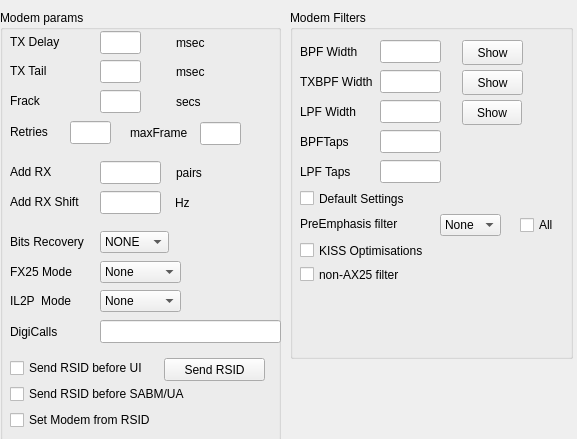
     <widget class="QWidget" name="scrollAreaWidgetContents">
      <property name="geometry">
       <rect>
        <x>0</x>
        <y>0</y>
        <width>577</width>
        <height>439</height>
       </rect>
      </property>
      <widget class="QGroupBox" name="filtersA">
       <property name="geometry">
        <rect>
         <x>290</x>
         <y>10</y>
         <width>283</width>
         <height>349</height>
        </rect>
       </property>
       <property name="title">
        <string>Modem Filters</string>
       </property>
       <widget class="QPushButton" name="showBPF_A">
        <property name="geometry">
         <rect>
          <x>172</x>
          <y>30</y>
          <width>61</width>
          <height>25</height>
         </rect>
        </property>
        <property name="text">
         <string>Show</string>
        </property>
       </widget>
       <widget class="QPushButton" name="showTXBPF_A">
        <property name="geometry">
         <rect>
          <x>172</x>
          <y>60</y>
          <width>61</width>
          <height>25</height>
         </rect>
        </property>
        <property name="text">
         <string>Show</string>
        </property>
       </widget>
       <widget class="QPushButton" name="showLPF_A">
        <property name="geometry">
         <rect>
          <x>172</x>
          <y>90</y>
          <width>60</width>
          <height>25</height>
         </rect>
        </property>
        <property name="text">
         <string>Show</string>
        </property>
       </widget>
       <widget class="QLineEdit" name="BPFWidthA">
        <property name="geometry">
         <rect>
          <x>90</x>
          <y>30</y>
          <width>61</width>
          <height>23</height>
         </rect>
        </property>
       </widget>
       <widget class="QLabel" name="label">
        <property name="geometry">
         <rect>
          <x>10</x>
          <y>30</y>
          <width>71</width>
          <height>23</height>
         </rect>
        </property>
        <property name="text">
         <string>BPF Width</string>
        </property>
       </widget>
       <widget class="QLabel" name="label_2">
        <property name="geometry">
         <rect>
          <x>10</x>
          <y>60</y>
          <width>81</width>
          <height>23</height>
         </rect>
        </property>
        <property name="text">
         <string>TXBPF Width</string>
        </property>
       </widget>
       <widget class="QLineEdit" name="TXBPFWidthA">
        <property name="geometry">
         <rect>
          <x>90</x>
          <y>60</y>
          <width>61</width>
          <height>23</height>
         </rect>
        </property>
       </widget>
       <widget class="QLabel" name="label_3">
        <property name="geometry">
         <rect>
          <x>10</x>
          <y>90</y>
          <width>71</width>
          <height>23</height>
         </rect>
        </property>
        <property name="text">
         <string>LPF Width</string>
        </property>
       </widget>
       <widget class="QLineEdit" name="LPFWidthA">
        <property name="geometry">
         <rect>
          <x>90</x>
          <y>90</y>
          <width>61</width>
          <height>23</height>
         </rect>
        </property>
       </widget>
       <widget class="QLineEdit" name="BPFTapsA">
        <property name="geometry">
         <rect>
          <x>90</x>
          <y>120</y>
          <width>61</width>
          <height>23</height>
         </rect>
        </property>
       </widget>
       <widget class="QLineEdit" name="LPFTapsA">
        <property name="geometry">
         <rect>
          <x>90</x>
          <y>150</y>
          <width>61</width>
          <height>23</height>
         </rect>
        </property>
       </widget>
       <widget class="QComboBox" name="preEmphA">
        <property name="geometry">
         <rect>
          <x>150</x>
          <y>204</y>
          <width>61</width>
          <height>22</height>
         </rect>
        </property>
        <item>
         <property name="text">
          <string>None</string>
         </property>
        </item>
        <item>
         <property name="text">
          <string>6 dB</string>
         </property>
        </item>
        <item>
         <property name="text">
          <string>12 dB</string>
         </property>
        </item>
       </widget>
       <widget class="QCheckBox" name="DefaultA">
        <property name="geometry">
         <rect>
          <x>10</x>
          <y>180</y>
          <width>161</width>
          <height>17</height>
         </rect>
        </property>
        <property name="text">
         <string>Default Settings</string>
        </property>
       </widget>
       <widget class="QCheckBox" name="KISSOptA">
        <property name="geometry">
         <rect>
          <x>10</x>
          <y>232</y>
          <width>166</width>
          <height>17</height>
         </rect>
        </property>
        <property name="text">
         <string>KISS Optimisations</string>
        </property>
       </widget>
       <widget class="QCheckBox" name="nonAX25A">
        <property name="geometry">
         <rect>
          <x>10</x>
          <y>256</y>
          <width>176</width>
          <height>17</height>
         </rect>
        </property>
        <property name="text">
         <string>non-AX25 filter</string>
        </property>
       </widget>
       <widget class="QLabel" name="label_4">
        <property name="geometry">
         <rect>
          <x>10</x>
          <y>120</y>
          <width>71</width>
          <height>23</height>
         </rect>
        </property>
        <property name="text">
         <string>BPFTaps</string>
        </property>
       </widget>
       <widget class="QLabel" name="label_5">
        <property name="geometry">
         <rect>
          <x>10</x>
          <y>150</y>
          <width>71</width>
          <height>23</height>
         </rect>
        </property>
        <property name="text">
         <string>LPF Taps</string>
        </property>
       </widget>
       <widget class="QLabel" name="label_6">
        <property name="geometry">
         <rect>
          <x>10</x>
          <y>203</y>
          <width>141</width>
          <height>22</height>
         </rect>
        </property>
        <property name="text">
         <string>PreEmphasis filter</string>
        </property>
       </widget>
       <widget class="QCheckBox" name="preEmphAllA">
        <property name="geometry">
         <rect>
          <x>230</x>
          <y>207</y>
          <width>51</width>
          <height>16</height>
         </rect>
        </property>
        <property name="text">
         <string>All</string>
        </property>
       </widget>
      </widget>
      <widget class="QGroupBox" name="groupBox">
       <property name="geometry">
        <rect>
         <x>0</x>
         <y>10</y>
         <width>281</width>
         <height>431</height>
        </rect>
       </property>
       <property name="title">
        <string>Modem params</string>
       </property>
       <widget class="QLineEdit" name="RXShiftA">
        <property name="geometry">
         <rect>
          <x>100</x>
          <y>181</y>
          <width>61</width>
          <height>23</height>
         </rect>
        </property>
       </widget>
       <widget class="QLineEdit" name="TXDelayA">
        <property name="geometry">
         <rect>
          <x>100</x>
          <y>21</y>
          <width>41</width>
          <height>23</height>
         </rect>
        </property>
       </widget>
       <widget class="QLineEdit" name="TXTailA">
        <property name="geometry">
         <rect>
          <x>100</x>
          <y>50</y>
          <width>41</width>
          <height>23</height>
         </rect>
        </property>
       </widget>
       <widget class="QLineEdit" name="AddRXA">
        <property name="geometry">
         <rect>
          <x>100</x>
          <y>151</y>
          <width>61</width>
          <height>23</height>
         </rect>
        </property>
       </widget>
       <widget class="QComboBox" name="recoverBitA">
        <property name="geometry">
         <rect>
          <x>100</x>
          <y>221</y>
          <width>69</width>
          <height>22</height>
         </rect>
        </property>
        <item>
         <property name="text">
          <string>NONE</string>
         </property>
        </item>
        <item>
         <property name="text">
          <string>SINGLE</string>
         </property>
        </item>
       </widget>
       <widget class="QLabel" name="label_8">
        <property name="geometry">
         <rect>
          <x>10</x>
          <y>20</y>
          <width>71</width>
          <height>23</height>
         </rect>
        </property>
        <property name="text">
         <string>TX Delay</string>
        </property>
       </widget>
       <widget class="QLabel" name="label_9">
        <property name="geometry">
         <rect>
          <x>10</x>
          <y>49</y>
          <width>71</width>
          <height>23</height>
         </rect>
        </property>
        <property name="text">
         <string>TX Tail</string>
        </property>
       </widget>
       <widget class="QLabel" name="label_10">
        <property name="geometry">
         <rect>
          <x>10</x>
          <y>150</y>
          <width>71</width>
          <height>23</height>
         </rect>
        </property>
        <property name="text">
         <string>Add RX</string>
        </property>
       </widget>
       <widget class="QLabel" name="label_11">
        <property name="geometry">
         <rect>
          <x>10</x>
          <y>180</y>
          <width>71</width>
          <height>23</height>
         </rect>
        </property>
        <property name="text">
         <string>Add RX Shift</string>
        </property>
       </widget>
       <widget class="QLabel" name="label_12">
        <property name="geometry">
         <rect>
          <x>10</x>
          <y>220</y>
          <width>91</width>
          <height>23</height>
         </rect>
        </property>
        <property name="text">
         <string>Bits Recovery</string>
        </property>
       </widget>
       <widget class="QLabel" name="label_13">
        <property name="geometry">
         <rect>
          <x>176</x>
          <y>21</y>
          <width>71</width>
          <height>23</height>
         </rect>
        </property>
        <property name="text">
         <string>msec</string>
        </property>
       </widget>
       <widget class="QLabel" name="label_14">
        <property name="geometry">
         <rect>
          <x>176</x>
          <y>50</y>
          <width>71</width>
          <height>23</height>
         </rect>
        </property>
        <property name="text">
         <string>msec</string>
        </property>
       </widget>
       <widget class="QLabel" name="label_15">
        <property name="geometry">
         <rect>
          <x>176</x>
          <y>151</y>
          <width>71</width>
          <height>23</height>
         </rect>
        </property>
        <property name="text">
         <string>pairs</string>
        </property>
       </widget>
       <widget class="QLabel" name="label_16">
        <property name="geometry">
         <rect>
          <x>175</x>
          <y>181</y>
          <width>71</width>
          <height>23</height>
         </rect>
        </property>
        <property name="text">
         <string>Hz</string>
        </property>
       </widget>
       <widget class="QComboBox" name="fx25ModeA">
        <property name="geometry">
         <rect>
          <x>100</x>
          <y>251</y>
          <width>81</width>
          <height>22</height>
         </rect>
        </property>
        <item>
         <property name="text">
          <string>None</string>
         </property>
        </item>
        <item>
         <property name="text">
          <string>RX Only</string>
         </property>
        </item>
        <item>
         <property name="text">
          <string>RX+TX</string>
         </property>
        </item>
       </widget>
       <widget class="QLabel" name="label_17">
        <property name="geometry">
         <rect>
          <x>10</x>
          <y>250</y>
          <width>86</width>
          <height>23</height>
         </rect>
        </property>
        <property name="text">
         <string>FX25 Mode</string>
        </property>
       </widget>
       <widget class="QLabel" name="label_69">
        <property name="geometry">
         <rect>
          <x>10</x>
          <y>79</y>
          <width>71</width>
          <height>23</height>
         </rect>
        </property>
        <property name="text">
         <string>Frack</string>
        </property>
       </widget>
       <widget class="QLabel" name="label_70">
        <property name="geometry">
         <rect>
          <x>176</x>
          <y>80</y>
          <width>71</width>
          <height>23</height>
         </rect>
        </property>
        <property name="text">
         <string>secs</string>
        </property>
       </widget>
       <widget class="QLineEdit" name="FrackA">
        <property name="geometry">
         <rect>
          <x>100</x>
          <y>80</y>
          <width>41</width>
          <height>23</height>
         </rect>
        </property>
       </widget>
       <widget class="QCheckBox" name="RSIDUI_A">
        <property name="geometry">
         <rect>
          <x>10</x>
          <y>348</y>
          <width>171</width>
          <height>20</height>
         </rect>
        </property>
        <property name="text">
         <string>Send RSID before UI</string>
        </property>
       </widget>
       <widget class="QCheckBox" name="RSIDSABM_A">
        <property name="geometry">
         <rect>
          <x>10</x>
          <y>374</y>
          <width>251</width>
          <height>20</height>
         </rect>
        </property>
        <property name="text">
         <string>Send RSID before SABM/UA</string>
        </property>
       </widget>
       <widget class="QCheckBox" name="RSID_1_SETMODEM">
        <property name="geometry">
         <rect>
          <x>10</x>
          <y>400</y>
          <width>171</width>
          <height>20</height>
         </rect>
        </property>
        <property name="text">
         <string>Set Modem from RSID</string>
        </property>
       </widget>
       <widget class="QPushButton" name="SendRSID_1">
        <property name="geometry">
         <rect>
          <x>164</x>
          <y>348</y>
          <width>101</width>
          <height>23</height>
         </rect>
        </property>
        <property name="text">
         <string>Send RSID</string>
        </property>
       </widget>
       <widget class="QLineEdit" name="DigiCallsA">
        <property name="geometry">
         <rect>
          <x>100</x>
          <y>310</y>
          <width>181</width>
          <height>23</height>
         </rect>
        </property>
       </widget>
       <widget class="QLabel" name="label_67">
        <property name="geometry">
         <rect>
          <x>10</x>
          <y>310</y>
          <width>71</width>
          <height>23</height>
         </rect>
        </property>
        <property name="text">
         <string>DigiCalls</string>
        </property>
       </widget>
       <widget class="QLabel" name="label_83">
        <property name="geometry">
         <rect>
          <x>10</x>
          <y>279</y>
          <width>86</width>
          <height>23</height>
         </rect>
        </property>
        <property name="text">
         <string>IL2P  Mode</string>
        </property>
       </widget>
       <widget class="QComboBox" name="IL2PModeA">
        <property name="geometry">
         <rect>
          <x>100</x>
          <y>280</y>
          <width>81</width>
          <height>22</height>
         </rect>
        </property>
        <item>
         <property name="text">
          <string>None</string>
         </property>
        </item>
        <item>
         <property name="text">
          <string>RX Only</string>
         </property>
        </item>
        <item>
         <property name="text">
          <string>RX+TX</string>
         </property>
        </item>
        <item>
         <property name="text">
          <string>il2p Only</string>
         </property>
        </item>
       </widget>
       <widget class="QLabel" name="label_87">
        <property name="geometry">
         <rect>
          <x>130</x>
          <y>111</y>
          <width>71</width>
          <height>23</height>
         </rect>
        </property>
        <property name="text">
         <string>maxFrame</string>
        </property>
       </widget>
       <widget class="QLineEdit" name="MaxFrameA">
        <property name="geometry">
         <rect>
          <x>200</x>
          <y>112</y>
          <width>41</width>
          <height>23</height>
         </rect>
        </property>
       </widget>
       <widget class="QLineEdit" name="RetriesA">
        <property name="geometry">
         <rect>
          <x>70</x>
          <y>111</y>
          <width>41</width>
          <height>23</height>
         </rect>
        </property>
       </widget>
       <widget class="QLabel" name="label_71">
        <property name="geometry">
         <rect>
          <x>10</x>
          <y>110</y>
          <width>71</width>
          <height>23</height>
         </rect>
        </property>
        <property name="text">
         <string>Retries</string>
        </property>
       </widget>
      </widget>
     </widget>
